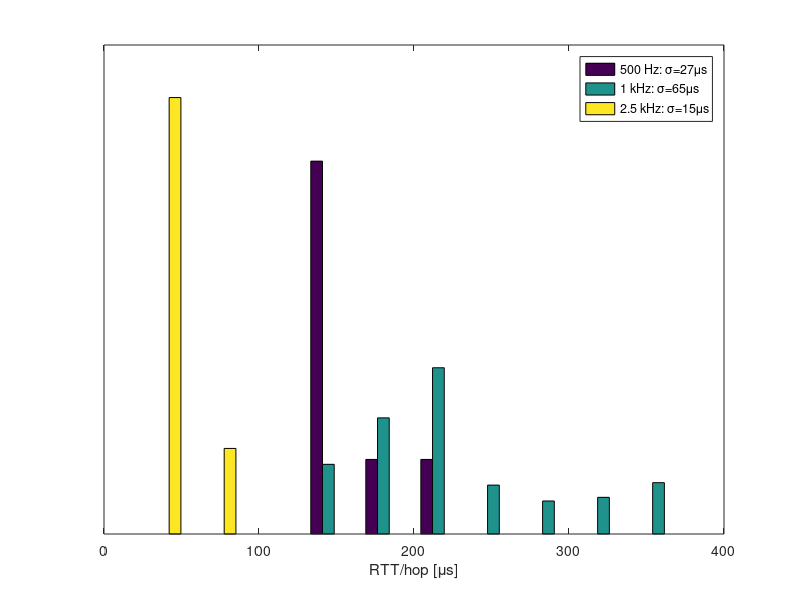

Recreate this plot in MATLAB.
clear;clc;close all

arr = zeros(0,4);
fh = fopen('log.txt');
line = fgetl(fh);
while ischar(line)
    line = regexp(line,'\[(\d+)\]: (\d+): got ACK from (\d+). RTT = (\d+.?\d*)','tokens');
    if ~isempty(line)
        arr(end+1,:) = cellfun(@str2double,line{:});
    end

    line = fgetl(fh);
end
fclose(fh);

arr(arr(:,1)<5000,:) = [];
k1 = arr(arr(:,2)==0,end);
k2 = arr(arr(:,2)==1 | arr(:,2)==2,end);
k3 = arr(arr(:,2)>3,end);

num = max([numel(k1),numel(k2),numel(k3)]);
k1 = repmat(k1,ceil(num/numel(k1)),1);
k2 = repmat(k2,ceil(num/numel(k2)),1);
k3 = repmat(k3,ceil(num/numel(k3)),1);
k1 = k1(1:num)/1e3;
k2 = k2(1:num)/1e3;
k3 = k3(1:num)/1e3;

arr = [k1,k2,k3]*1e6;

hist(arr)
xlabel('RTT/hop [\mus]')
% title('PDFs of Message Transmission Time')
legend(['500 Hz: \sigma=' num2str(round(std(k1)*1e6)) '\mus'] ...
       ,['1 kHz: \sigma=' num2str(round(std(k2)*1e6)) '\mus'] ...
       ,['2.5 kHz: \sigma=', num2str(round(std(k3)*1e6)) '\mus'])
set(gca,'ytick',[])